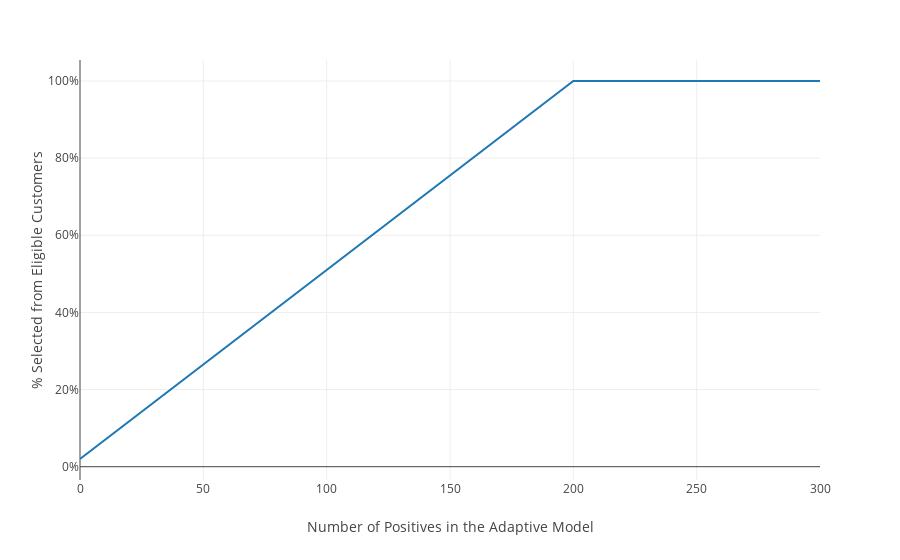

This figure's notebook cell:
### Markdown cell above
## Outbound Model Maturity

Thompson Sampling is related to the concept of Outbound Model Maturity. In outbound
channels, we limit the reach of new actions to avoid sending too many actions
"blindly" to customers. As more feedback is accumulated, the percentage of
the customers that can receive the new actions is increased.

We start with 2% of the population for new actions and scale that linearly to
100% until we reach a threshold of 200 positive responses. This is illustrated
by the following plot:

### Code cell
OutboundMaturity

### Figure 1 — Plotly figure (JSON) as saved in the notebook; plotly's stock layout.template omitted (floating-point values rounded to 4 significant figures)
{"data": [{"hovertemplate": "Number of Positives in the Adaptive Model=%{x}<br>% Selected from Eligible Customers=%{y}<extra></extra>", "legendgroup": "", "line": {"color": "#1F77B4", "dash": "solid"}, "marker": {"symbol": "circle"}, "mode": "lines", "name": "", "orientation": "v", "showlegend": false, "type": "scatter", "x": [0, 200, 300], "xaxis": "x", "y": [0.02, 1, 1], "yaxis": "y"}], "layout": {"legend": {"tracegroupgap": 0}, "margin": {"t": 60}, "xaxis": {"anchor": "y", "domain": [0, 1], "title": {"text": "Number of Positives in the Adaptive Model"}}, "yaxis": {"anchor": "x", "domain": [0, 1], "tickformat": ".0%", "title": {"text": "% Selected from Eligible Customers"}}}}
